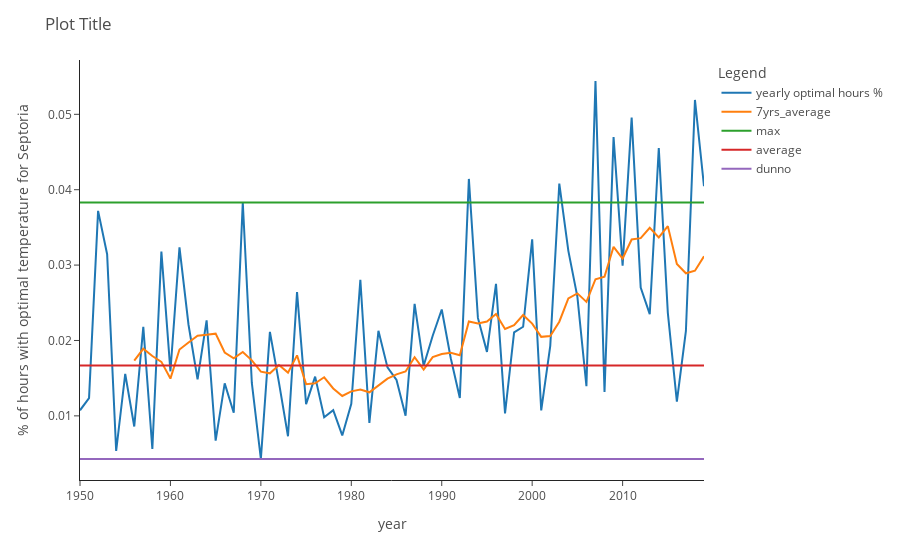

The cell this chart's notebook holds for it:
### Code cell
import plotly_express as px
fig = px.line(x=new_df.index, 
    y=[new_df.useful_t,
        new_df["7yrs_average"],
        [max50_79 for x in new_df.useful_t],
        [avg50_79 for x in new_df.useful_t],
        [min50_79 for x in new_df.useful_t],
        ],template="simple_white")
#fig.add_hline(y=max50_79)
newnames = {'wide_variable_0':'yearly optimal hours %',
             'wide_variable_1': '7yrs_average',
             'wide_variable_2': 'max',
             'wide_variable_3': 'average',
             'wide_variable_4': 'dunno'}
fig.for_each_trace(lambda t:t.update(name = newnames[t.name]))

fig.update_layout(
    title="Plot Title",
    xaxis_title="year",
    yaxis_title="% of hours with optimal temperature for Septoria",
    legend_title="Legend",
    font=dict(
        #family="Courier New, monospace",
        size=12,
        color="#4d4d4d"
    )
)
fig.show()
